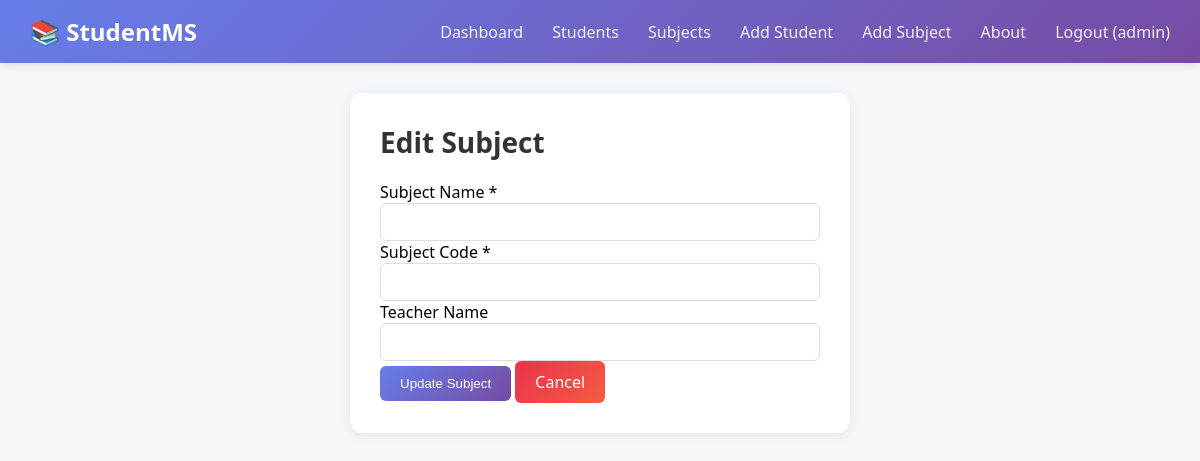
/edit_subject/7 (signed in), run on an earlier commit of the app's database.
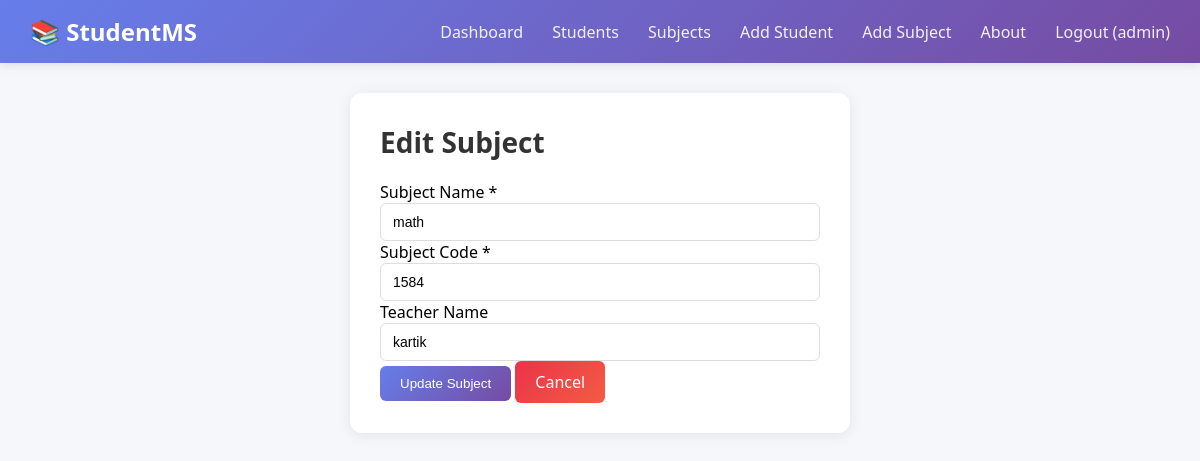
And on a later commit of the database.
### tables this page shows
CREATE TABLE subjects 
                    (id INTEGER PRIMARY KEY AUTOINCREMENT, 
                     subject_name TEXT, 
                     subject_code TEXT UNIQUE, 
                     teacher_name TEXT);

### app.py (the view, shortened to what this page needs)
@app.route('/edit_subject/<int:id>', methods=['GET', 'POST'])
@login_required
@admin_required
def edit_subject(id):
    conn = get_db()
    subject = conn.execute("SELECT * FROM subjects WHERE id=?", (id,)).fetchone()
    conn.close()
    return render_template('edit_subject.html', subject=subject)

### app.py (called while the page is built)
def get_db():
    os.makedirs(os.path.dirname(DB_PATH), exist_ok=True)
    conn = sqlite3.connect(DB_PATH)
    conn.row_factory = sqlite3.Row
    return conn

def login_required(f):
    @wraps(f)
    def decorated(*args, **kwargs):
        if 'user_id' not in session:
            flash('Please login first!', 'danger')
            return redirect(url_for('login'))
        return f(*args, **kwargs)
    return decorated

def admin_required(f):
    @wraps(f)
    def decorated(*args, **kwargs):
        if 'role' not in session or session['role']!= 'admin':
            flash('Admin access required! Current role: ' + session.get('role', 'None'), 'danger')
            return redirect(url_for('subjects'))
        return f(*args, **kwargs)
    return decorated

### templates/edit_subject.html
{% extends "base.html" %}
{% block content %}
<div class="card" style="max-width: 500px; margin: 0 auto;">
    <h2>Edit Subject</h2>
    <form method="POST">
        <div class="form-group">
            <label>Subject Name *</label>
            <input type="text" name="subject_name" value="{{ subject.subject_name }}" required>
        </div>
        <div class="form-group">
            <label>Subject Code *</label>
            <input type="text" name="subject_code" value="{{ subject.subject_code }}" required>
        </div>
        <div class="form-group">
            <label>Teacher Name</label>
            <input type="text" name="teacher_name" value="{{ subject.teacher_name or '' }}">
        </div>
        <button type="submit" class="btn btn-primary">Update Subject</button>
        <a href="/subjects" class="btn btn-danger">Cancel</a>
    </form>
</div>
{% endblock %}

What changed in the data, as far as the page shows it:
added subjects: subject_name "math", subject_code "1584", teacher_name "kartik"
